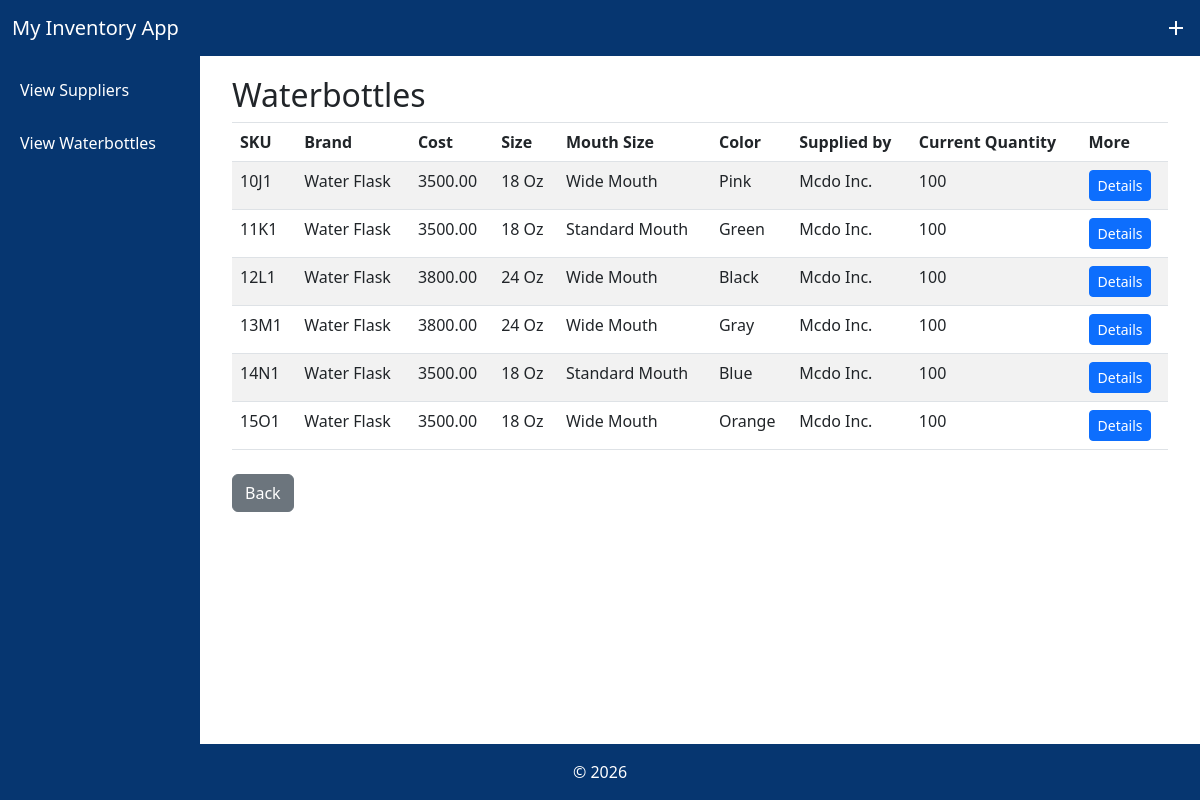
Page /view_bottles/4/ on the committed database.
### MyInventoryApp/models.py (models this page shows, shortened)
class WaterBottle(models.Model):
    SKU = models.CharField(max_length=300)
    Brand = models.CharField(max_length=300)
    Cost = models.DecimalField(max_digits=100, decimal_places=2)
    Size = models.CharField(max_length=300)
    Mouth_Size = models.CharField(max_length=300)
    Color = models.CharField(max_length=300)
    Supplied_by = models.ForeignKey(Supplier,on_delete=models.CASCADE)
    Current_Quantity = models.IntegerField()
    objects = models.Manager()

class Supplier(models.Model):
    Name = models.CharField(max_length=300)
    City = models.CharField(max_length=300)
    Country = models.CharField(max_length=300)
    Created_At = models.DateTimeField(blank=True, null=True)
    objects = models.Manager()

### MyInventoryApp/views.py (the view)
# urls.py: path('view_bottles/<int:pk>/', views.view_bottles_by_supplier, name='view_bottles_by_supplier'),
def view_bottles_by_supplier(request, pk):
    supplier = get_object_or_404(Supplier, pk=pk)
    waterbottles = WaterBottle.objects.filter(Supplied_by_id=pk)
    return render(request, "MyInventoryApp/view_bottles.html", {"supplier": supplier,"waterbottles": waterbottles})

### MyInventoryApp/templates/MyInventoryApp/view_bottles.html
{% extends 'MyInventoryApp/base.html' %}
{% load static %}
                {% block content %}
                <h2>Waterbottles</h2>
                <div class="col-12">
                    <table class="table table-striped">
                        <thead>
                            <th class="border-top border-bottom" scope="col"> SKU </th>
                            <th class="border-top border-bottom" scope="col"> Brand </th>
                            <th class="border-top border-bottom" scope="col"> Cost </th>
                            <th class="border-top border-bottom" scope="col"> Size </th>
                            <th class="border-top border-bottom" scope="col"> Mouth Size </th>
                            <th class="border-top border-bottom" scope="col"> Color </th>
                            <th class="border-top border-bottom" scope="col"> Supplied by </th>
                            <th class="border-top border-bottom" scope="col"> Current Quantity </th>
                            <th class="border-top border-bottom" scope="col"> More </th>
                        </thead>
                        <tbody>
                            {% for bottle in waterbottles %}
                            <tr>
                                <td> {{ bottle.SKU }} </td>
                                <td> {{ bottle.Brand }} </td>
                                <td> {{ bottle.Cost }} </td>
                                <td> {{ bottle.Size }} </td>
                                <td> {{ bottle.Mouth_Size }} </td>
                                <td> {{ bottle.Color }} </td>
                                <td> {{ bottle.Supplied_by.Name }} </td>
                                <td> {{ bottle.Current_Quantity }} </td>
                                <td> <a href="{% url 'view_bottle_details' bottle.pk %}" class="btn btn-primary btn-sm">Details</a> </td>
                            </tr>
                            {% endfor %}
                        </tbody>
                    </table>
                    <div class="mt-4">
                        <a href="{% url 'view_supplier' %}" class="btn btn-secondary"> Back </a>
                    </div>
                </div>
                {% endblock %}

### MyInventoryApp/templates/MyInventoryApp/base.html (style rules this page uses)
body { display: flex; flex-direction: column; margin: 0; min-height: 100vh; }

### rows in the picture
WaterBottle: SKU "10J1", Brand "Water Flask", Cost "3500.00", Size "18 Oz", Mouth_Size "Wide Mouth", Color "Pink", Supplied_by.Name "Mcdo Inc.", Current_Quantity "100"
WaterBottle: SKU "11K1", Brand "Water Flask", Cost "3500.00", Size "18 Oz", Mouth_Size "Standard Mouth", Color "Green", Supplied_by.Name "Mcdo Inc.", Current_Quantity "100"
WaterBottle: SKU "12L1", Brand "Water Flask", Cost "3800.00", Size "24 Oz", Mouth_Size "Wide Mouth", Color "Black", Supplied_by.Name "Mcdo Inc.", Current_Quantity "100"
WaterBottle: SKU "13M1", Brand "Water Flask", Cost "3800.00", Size "24 Oz", Mouth_Size "Wide Mouth", Color "Gray", Supplied_by.Name "Mcdo Inc.", Current_Quantity "100"
WaterBottle: SKU "14N1", Brand "Water Flask", Cost "3500.00", Size "18 Oz", Mouth_Size "Standard Mouth", Color "Blue", Supplied_by.Name "Mcdo Inc.", Current_Quantity "100"
WaterBottle: SKU "15O1", Brand "Water Flask", Cost "3500.00", Size "18 Oz", Mouth_Size "Wide Mouth", Color "Orange", Supplied_by.Name "Mcdo Inc.", Current_Quantity "100"
